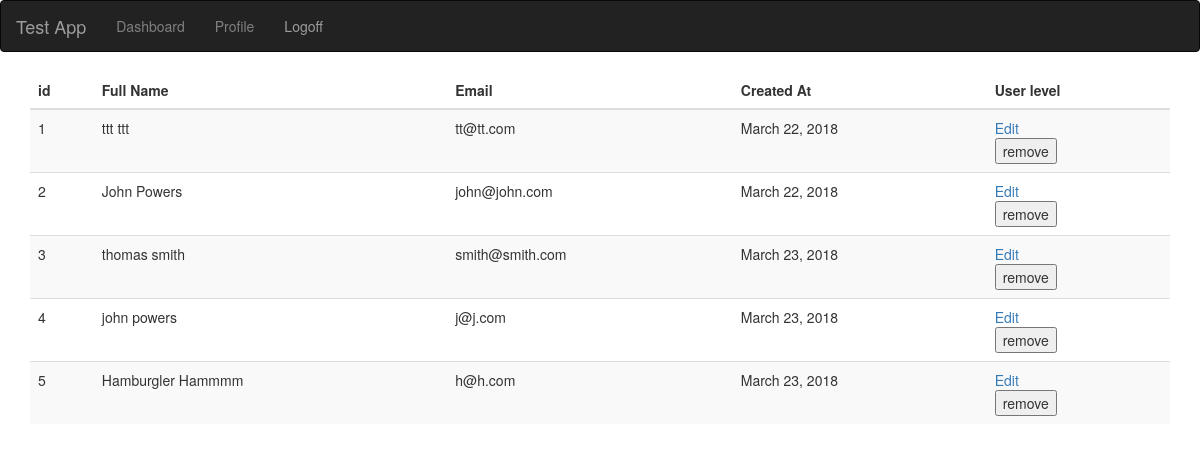
Page /dashboard/admin/ (signed in) on the earlier database version.
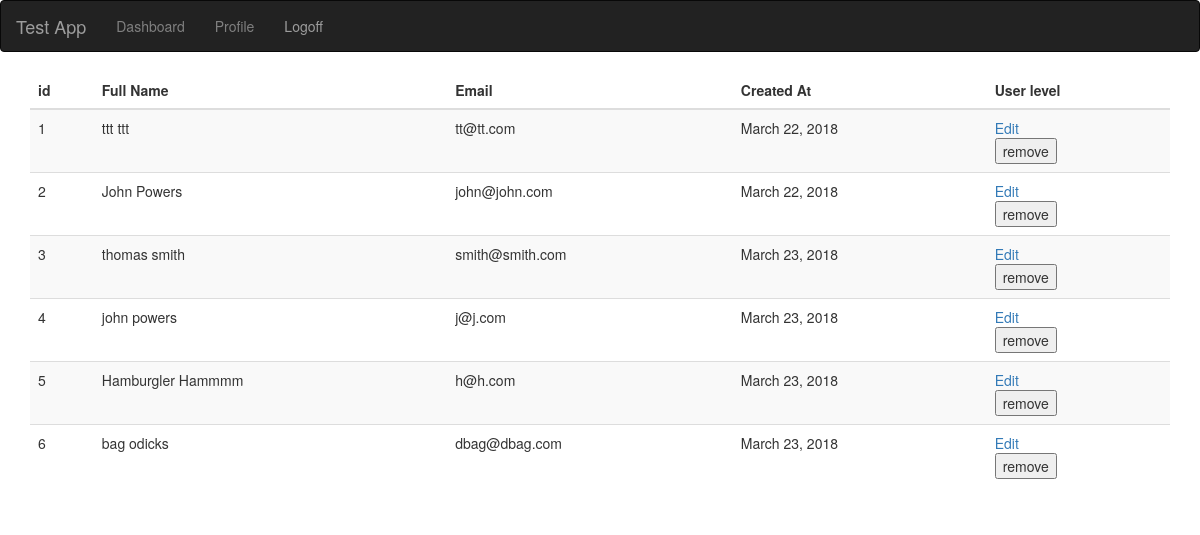
Same page on the later database version.
### apps/login/models.py (models this page shows)
class Users(models.Model):
    first_name = models.CharField(max_length=255)
    last_name = models.CharField(max_length=255)
    email = models.CharField(max_length=255)
    password = models.CharField(max_length=255)
    created_at = models.DateTimeField(auto_now_add=True)
    user_level = models.CharField(max_length=255)
    description = models.TextField(max_length=1000)
    objects = UsersManager()

### apps/dashboard/views.py (the view)
def admin(request):
    if request.session['status'] == False:
        return redirect('/')
    users = Users.objects.all().all()
    users1 = list(users)
    users2 = [{'id':x.id,'first_name':x.first_name, 'last_name':x.last_name, 'email':x.email, 'created_at':x.created_at} for x in users1]
    context = { 'user_list':users2}
    return render(request, 'dashboard/admin.html',context)

### apps/dashboard/templates/dashboard/admin.html (shortened to what this page needs)
  <!DOCTYPE html>
  <html>
    <head>
      <link rel="stylesheet" href="https://maxcdn.bootstrapcdn.com/bootstrap/3.3.7/css/bootstrap.min.css">
        {% load static %}
      <link rel="stylesheet" href="{% static 'store/css/style.css' %}" media="screen" title="no title"  charset="utf-8">
      </head>
    <body>
    <nav class="navbar navbar-inverse">
      <div class="container-fluid">
        <div class="navbar-header">
          <a class="navbar-brand" href="/">Test App</a>
        </div>
      <ul class="nav navbar-nav">
      <li>
      <form action="/dashboard/decision/" method="post">
          <input type="submit" value="Dashboard" style="border:none;background:none;color:gray;padding:15px;">
      </form>
      </li>
      <li>
      <form action="/users/decision/" method="post">
          <input type="submit" value="Profile" style="border:none;background:none;color:gray;padding:15px;">
      </form>
      </li>
      <li><a href="/logoff">Logoff</a></li>
    </ul>
    </div>
    </nav>
        <div class="container">
        <table class="table table-striped">
        <thead>
          <tr>
            <th>id</th>
            <th>Full Name</th>
            <th>Email</th>
            <th>Created At</th>
            <th>User level</th>
          </tr>
        </thead>
        <tbody>
          {% for user in user_list %}
          <tr>
             <td>{{user.id}}</td>
             <td>{{user.first_name}} {{user.last_name}}</td>
             <td>{{user.email}}</td>
             <td>{{user.created_at|date:'F d, Y'}}</td>
             <td>
               <a href="/users/edit">Edit</a>
               <form action="/dashboard/{{user.id}}/remove" method="POST">
                 <input type="submit" name="submit" value="remove">
               </form>
             </td>
          </tr>
          {% endfor %}
        </tbody>
      </table>
      </div>
    </body>
  </html>

Differences in the rows shown:
added Users: first_name "bag", last_name "odicks", email "dbag@dbag.com", created_at "March 23, 2018"
Other differences:
new list line: "6 Edit remove"
